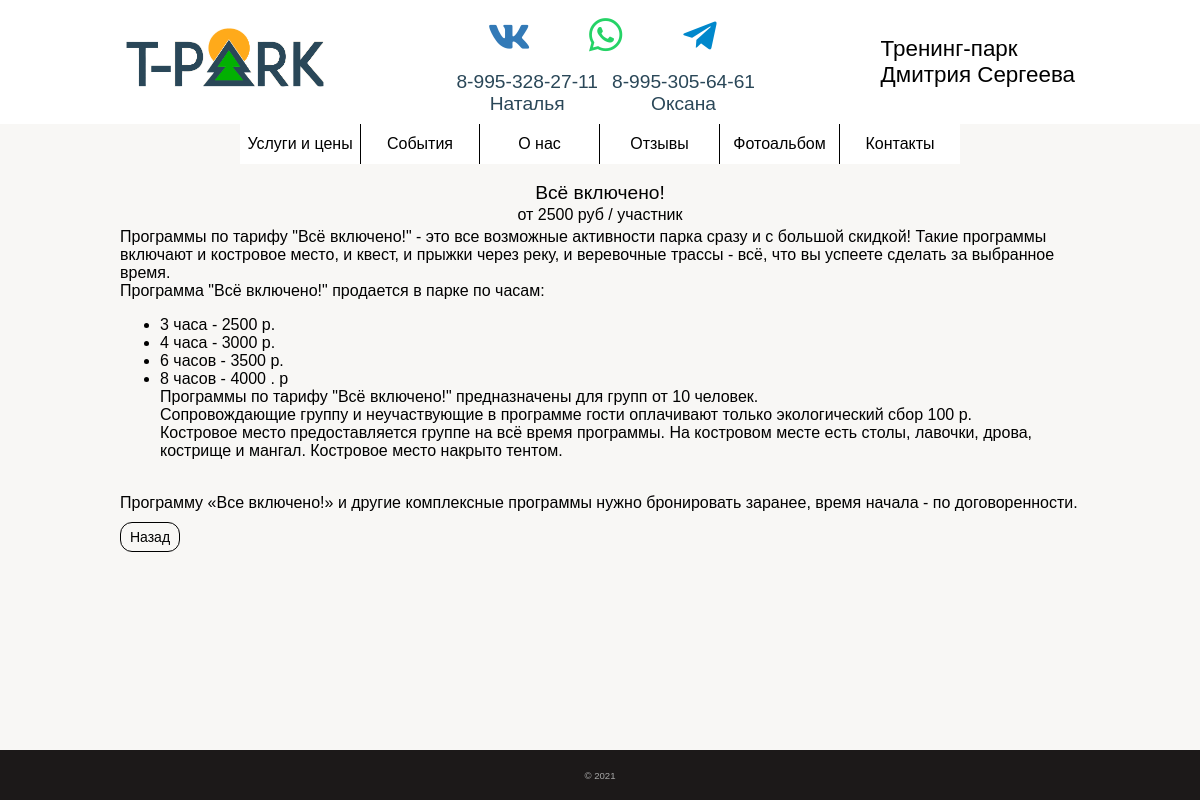
/category/service?service_id=94, run on an earlier commit of the app's database.
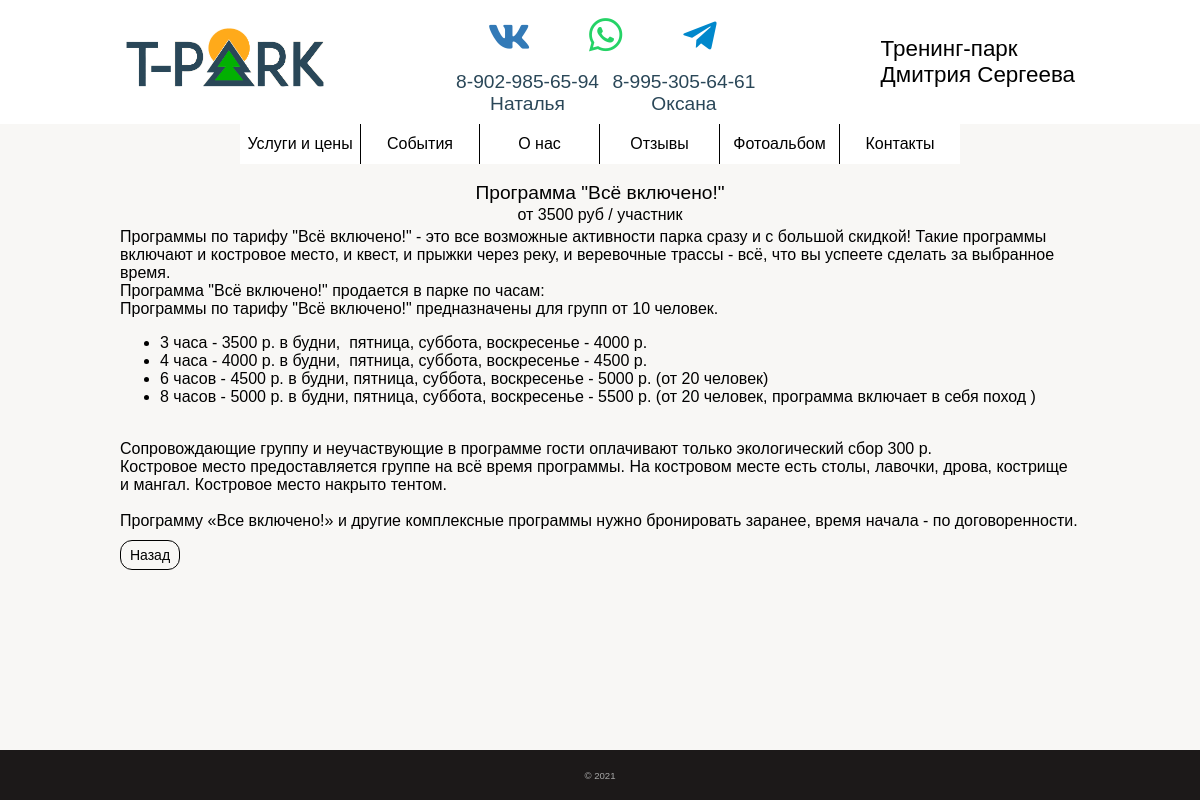
And on a later commit of the database.
### app/models.py (models this page shows)
class Service(db.Model):
    id = db.Column(db.Integer, primary_key=True, index=True, unique=True)
    name = db.Column(db.String(128))
    short_description = db.Column(db.String(512))  # краткое описание
    description = db.Column(db.Text)  # полное описание
    status = db.Column(db.BOOLEAN())  # отображение клиентам
    next = db.Column(db.BOOLEAN())  # есть ли переход на дальнейшую страницу
    categories = db.relationship("ServiceCategory", backref="service", lazy="dynamic")
    price = db.Column(db.String(8))
    time = db.Column(db.String(128))
    def __repr__(self):
        if self.time:
            return self.price + " руб / " + self.time
        elif self.price:
            return self.price + " руб"
        else:
            return ""

### app/main/routes.py (the view)
@bp.route("/category/service", methods=["GET"])
def service():
    service_id = request.args.get("service_id")
    try:
        files = listdir("app/static/images/service/{}".format(service_id))
        path = os.path.join("app/static/images/service/{}".format(service_id), files[0])
        open(path)
        photo = True
    except:
        photo = False
        files = []
    service = Service.query.filter_by(id=service_id).first()
    return render_template(
        "main/service.html",
        service=service,
        categories=get_categories(),
        photo=photo,
        files=files,
        contacts_data=get_contacts_data(),
    )

### app/main/functions.py (called while the page is built)
def get_categories():
    return Category.query.order_by(Category.number).all()

def get_geolocation():
    return Text.query.filter_by(title="geolocation").first()

def get_address():
    return Text.query.filter_by(title="address").first()

def get_phone_numbers():
    return Text.query.filter_by(title="phone_numbers").first().text.split()

def get_media():
    return [
        Text.query.filter_by(title="vk").first(),
        Text.query.filter_by(title="insta").first(),
    ]

def get_contacts_data():
    return {
        "geolocation": get_geolocation(),
        "address": get_address(),
        "phone_numbers": get_phone_numbers(),
        "media": get_media(),
    }

### app/models.py (called while the page is built)
    def __repr__(self):
        return self.text

### app/templates/main/service.html (shortened to what this page needs)
{% extends "main/base.html" %}
{% block scripts %}
    <link rel="stylesheet" href="{{ url_for('static', filename='slider.css') }}">
    <link rel="stylesheet" href="{{ url_for('static', filename='event/event.css') }}">
{% endblock %}
{% block app_content %}
    <div>
        <div class="category_title"
             {% if not photo %}style="padding-bottom: 0; margin-bottom: -4px;" {% endif %}>{{ service.name }}
        </div>
        <div class="block_service">
            <div class="block_price">
                <div id="price" class="price"></div>
            </div>
            <div class="">
                <div class="block_text">
                    <div class="text_inside">{{ service.description|safe }}</div>
                </div>
            </div>
        </div>
    </div>
{% endblock %}

What changed in the data, as far as the page shows it:
changed Service: name "Всё включено!" → "Программа \"Всё включено!\""; description "…в парке по часам: 3 часа - 2500 р. 4 часа - 3000 р. 6 часов - 3500 р. 8 часов - 4000 . р Программы по тарифу \"Всё включено!\" предназначены для групп от 10 человек. Сопровождающие группу и неучаствующие в программе гости оплачивают только экологический сбор 100 р. Костровое место предоставляется…" → "…в парке по часам: Программы по тарифу \"Всё включено!\" предназначены для групп от 10 человек. 3 часа - 3500 р. в будни, пятница, суббота, воскресенье - 4000 р. 4 часа - 4000 р. в будни, пятница, суббота, воскресенье - 4500 р. 6 часов - 4500 р. в будни, пятница, суббота, воскресенье - 5000 р. (от 20 человек) 8 часов - 5000 р. в будни, пятница, суббота, воскресенье - 5500 р. (от 20 человек, программа включает в себя поход ) Сопровождающие группу и неучаствующие в программе гости оплачивают только экологический сбор 300 р. Костровое место предоставляется…"
Also different on the page:
{{ phone_numbers[0][6]|string + phone_numbers[0][7]|string }}: "27" → "65"
{{ phone_numbers[0][8]|string + phone_numbers[0][9]|string }}: "11" → "94"
text written by a page script: "от 2500 руб / участник" → "от 3500 руб / участник"
text no longer shown: "995 328"
text now shown: "902 985"
